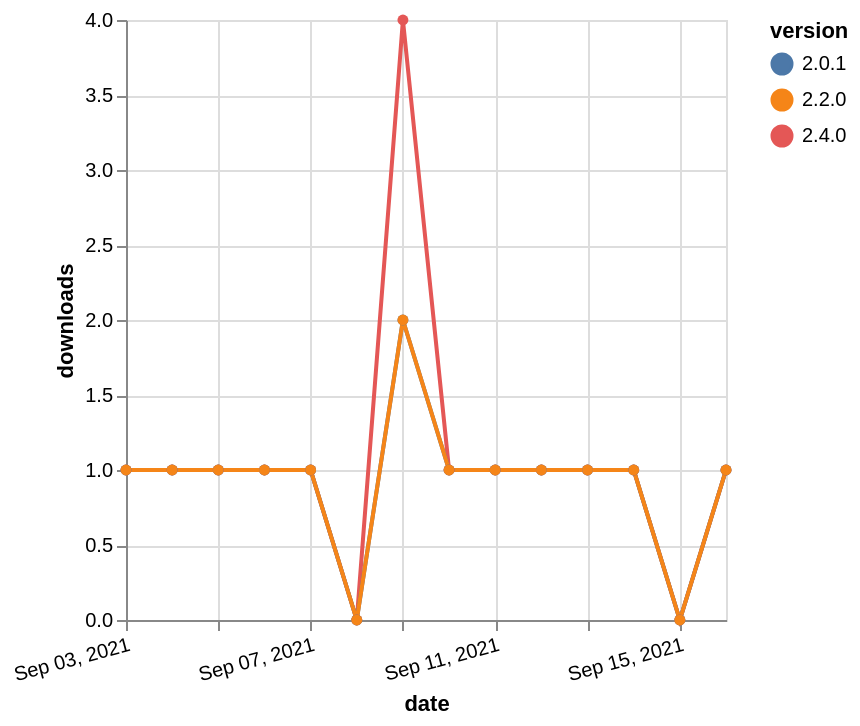

This figure's Vega-Lite source:
### Vega-Lite specification from a JSON file in a GitHub repository (floating-point values rounded to 4 significant figures)
{"$schema": "https://vega.github.io/schema/vega-lite/v5.json", "description": "A simple bar chart with embedded data.", "data": {"values": [{"date": "2021-09-03", "total": 193, "delta": 1, "version": "2.4.0"}, {"date": "2021-09-04", "total": 194, "delta": 1, "version": "2.4.0"}, {"date": "2021-09-05", "total": 195, "delta": 1, "version": "2.4.0"}, {"date": "2021-09-06", "total": 196, "delta": 1, "version": "2.4.0"}, {"date": "2021-09-07", "total": 197, "delta": 1, "version": "2.4.0"}, {"date": "2021-09-08", "total": 197, "delta": 0, "version": "2.4.0"}, {"date": "2021-09-09", "total": 201, "delta": 4, "version": "2.4.0"}, {"date": "2021-09-10", "total": 202, "delta": 1, "version": "2.4.0"}, {"date": "2021-09-11", "total": 203, "delta": 1, "version": "2.4.0"}, {"date": "2021-09-12", "total": 204, "delta": 1, "version": "2.4.0"}, {"date": "2021-09-13", "total": 205, "delta": 1, "version": "2.4.0"}, {"date": "2021-09-14", "total": 206, "delta": 1, "version": "2.4.0"}, {"date": "2021-09-15", "total": 206, "delta": 0, "version": "2.4.0"}, {"date": "2021-09-16", "total": 207, "delta": 1, "version": "2.4.0"}, {"date": "2021-09-03", "total": 253, "delta": 1, "version": "2.0.1"}, {"date": "2021-09-04", "total": 254, "delta": 1, "version": "2.0.1"}, {"date": "2021-09-05", "total": 255, "delta": 1, "version": "2.0.1"}, {"date": "2021-09-06", "total": 256, "delta": 1, "version": "2.0.1"}, {"date": "2021-09-07", "total": 257, "delta": 1, "version": "2.0.1"}, {"date": "2021-09-08", "total": 257, "delta": 0, "version": "2.0.1"}, {"date": "2021-09-09", "total": 259, "delta": 2, "version": "2.0.1"}, {"date": "2021-09-10", "total": 260, "delta": 1, "version": "2.0.1"}, {"date": "2021-09-11", "total": 261, "delta": 1, "version": "2.0.1"}, {"date": "2021-09-12", "total": 262, "delta": 1, "version": "2.0.1"}, {"date": "2021-09-13", "total": 263, "delta": 1, "version": "2.0.1"}, {"date": "2021-09-14", "total": 264, "delta": 1, "version": "2.0.1"}, {"date": "2021-09-15", "total": 264, "delta": 0, "version": "2.0.1"}, {"date": "2021-09-16", "total": 265, "delta": 1, "version": "2.0.1"}, {"date": "2021-09-03", "total": 206, "delta": 1, "version": "2.2.0"}, {"date": "2021-09-04", "total": 207, "delta": 1, "version": "2.2.0"}, {"date": "2021-09-05", "total": 208, "delta": 1, "version": "2.2.0"}, {"date": "2021-09-06", "total": 209, "delta": 1, "version": "2.2.0"}, {"date": "2021-09-07", "total": 210, "delta": 1, "version": "2.2.0"}, {"date": "2021-09-08", "total": 210, "delta": 0, "version": "2.2.0"}, {"date": "2021-09-09", "total": 212, "delta": 2, "version": "2.2.0"}, {"date": "2021-09-10", "total": 213, "delta": 1, "version": "2.2.0"}, {"date": "2021-09-11", "total": 214, "delta": 1, "version": "2.2.0"}, {"date": "2021-09-12", "total": 215, "delta": 1, "version": "2.2.0"}, {"date": "2021-09-13", "total": 216, "delta": 1, "version": "2.2.0"}, {"date": "2021-09-14", "total": 217, "delta": 1, "version": "2.2.0"}, {"date": "2021-09-15", "total": 217, "delta": 0, "version": "2.2.0"}, {"date": "2021-09-16", "total": 218, "delta": 1, "version": "2.2.0"}]}, "width": "container", "mark": {"type": "line", "point": {"filled": true}}, "encoding": {"x": {"field": "date", "type": "temporal", "timeUnit": "yearmonthdate", "title": "date", "axis": {"labelAngle": -15}}, "y": {"field": "delta", "type": "quantitative", "title": "downloads"}, "color": {"field": "version", "type": "nominal"}, "tooltip": {"field": "delta"}}}
